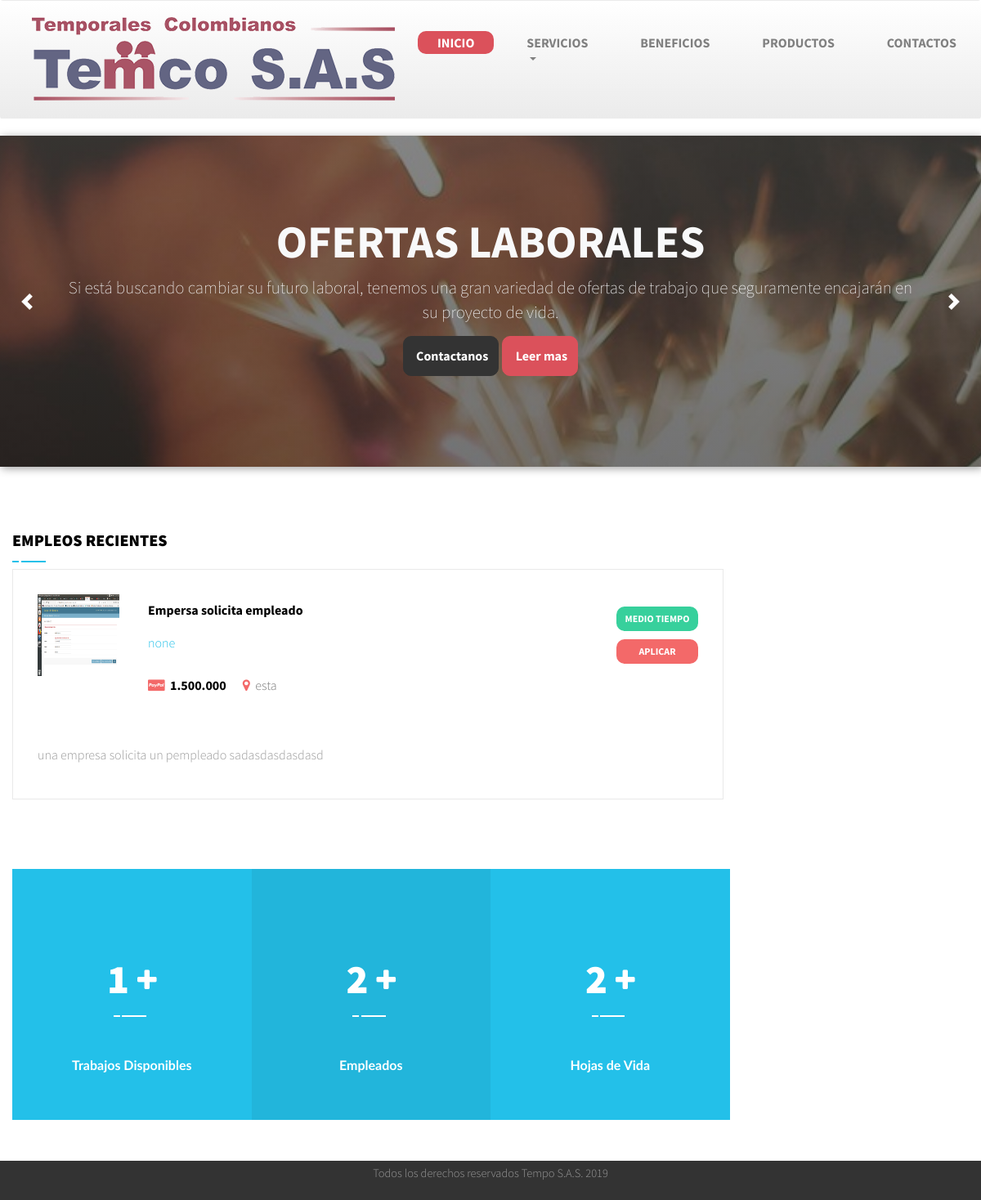
Page /trabajo on the committed database.
### main/models.py (models this page shows, shortened)
class Trabajo(models.Model):
	HALF_TIME = 'Medio Tiempo'
	COMPLITE_TIME = 'Tiempo completo'
	CHOICES = (
		(HALF_TIME, 'Medio Tiempo'),
		(COMPLITE_TIME, 'Tiempo completo'),
	)
	titulo 		= models.CharField(max_length=70)
	subtitulo 	= models.CharField(max_length=70)
	descripcion = models.TextField()
	tipo 		= models.CharField(max_length=20, choices=CHOICES, default=COMPLITE_TIME)
	salario 	= models.CharField(max_length=20)
	fecha 		= models.DateTimeField('Fecha de Guardado')
	direccion 	= models.CharField(max_length=70)
	imagen 		= models.ImageField(upload_to='media', default='no_image')

### main/views.py (the view)
# urls.py: path('trabajo', views.trabajo, name='trabajo'),
def trabajo(request):
	context = {}
	context['trabajos'] = Trabajo.objects.all()
	context['empleados'] = 		len(Empleado.objects.all())
	context['numeroTrabajos'] = len(context['trabajos'])
	context['hojas'] = 			len(Curriculum.objects.all())
	return render(request, 'main/trabajo.html', context)

### main/templates/main/trabajo.html (shortened to what this page needs)
<!DOCTYPE html>
<html lang="en">
<head>
        {%load static from staticfiles %}
    <link rel="stylesheet" type="text/css" href="{% static './main/css/animate.css' %}" />
    <link rel="stylesheet" type="text/css" href="{% static './main/css/bootstrap.css' %}" />
    <link rel="stylesheet" type="text/css" href="{% static './main/css/font-awesome.css' %}" />
    <link rel="stylesheet" type="text/css" href="{% static './main/css/fonts.css' %}" />
    <link rel="stylesheet" type="text/css" href="{% static './main/css/reset.css' %}" />
    <link rel="stylesheet" type="text/css" href="{% static './main/css/owl.carousel.css' %}" />
    <link rel="stylesheet" type="text/css" href="{% static './main/css/owl.theme.default.css' %}" />
    <link rel="stylesheet" type="text/css" href="{% static './main/css/flaticon.css' %}" />
    <link rel="stylesheet" type="text/css" href="{% static './main/css/style.css' %}" />
    <link rel="stylesheet" type="text/css" href="{% static './main/css/responsive.css' %}" />
        <link rel="stylesheet" href="{% static './main/css/styles.css' %}">
        <link href="https://maxcdn.bootstrapcdn.com/font-awesome/4.7.0/css/font-awesome.min.css" rel="stylesheet">
</head>
<body>
        <nav class="navbar navbar-expand-md navbar-dark">
            <div class="container">
                <img title="Temco SAS" class="img-responsive" alt="Logo" src="{% static './main/images/header/logo.png' %}">
                <div class="collapse navbar-collapse" id="mainNavbar">
                    <ul class="navbar-nav mr-auto justify-content-end">
                        <li class="nav-item active">
                                <a class="nav-link" href="/">Inicio<span class="sr-only">(current)</span></a>
                        </li>
                        <li class="nav-item dropdown">
                                    <a class="nav-link dropdown-toggle" data-toggle="dropdown" href="#" role="button" aria-haspopup="true" aria-expanded="false">Servicios</a>
                        </li>
                        <li class="nav-item">
                                <a class="nav-link" href="#">Beneficios</a>
                        </li>
                        <li class="nav-item">
                                <a class="nav-link" href="#">Productos</a>
                        </li>
                        {% if user.is_authenticated %}
                        <li class="nav-item">
                                <a class="nav-link" href="/perfil">Perfil</a>
                        </li>
                        <li class="has-children">
                            <div class="jp_top_header_right_cont">
                                <li><a href="{% url 'logout' %}"><i class="fa fa-sign-in"></i>&nbsp; LOGOUT</a></li>
                            </div>
                        </li>
                        {% else %}
                        <li class="nav-item">
                                <a class="nav-link" href="/contacto">Contactos</a>
                        </li>
                        {% endif%}
                    </ul>
                </div>
            </div>
        </nav>
        <div class="jumbotron-wrap jumbotron-image mb-0">
                <div class="container">
                    <div id="mainCarousel" class="carousel slide" data-ride="carousel">
                        <div class="carousel-inner">
                            <div class="carousel-item active">
                                <div class="jumbotron">
                                    <h1 class="text-center">OFERTAS LABORALES </h1>
                                    <p class="lead text-center">Si está buscando cambiar su futuro laboral, tenemos una gran variedad de ofertas de trabajo que seguramente encajarán en su proyecto de vida.</p>
                                    <p class="lead text-center">
                                        <a href="/contacto" class="btn btn-primary">&nbsp;Contactanos</a>
                                        <a href="/contacto" class="btn btn-secondary">&nbsp;Leer mas</a>
                                    </p>
                                </div>
                            </div>
                        </div>
                        <a class="carousel-control-prev" href="#mainCarousel" role="button" data-slide="prev">
                                <span class="carousel-control-prev-icon" aria-hidden="true"></span>
                        </a>
                        <a class="carousel-control-next" href="#mainCarousel" role="button" data-slide="next">
                                <span class="carousel-control-next-icon" aria-hidden="true"></span>
                        </a>
                    </div>
                </div>
            </div>
    <div class="jp_first_sidebar_main_wrapper">
        <div class="container">
            <div class="row">
                <div class="col-lg-9 col-md-9 col-sm-12 col-xs-12">
                    <div class="row">
                        <div class="col-lg-12 col-md-12 col-sm-12 col-xs-12">
                            <div class="cc_featured_product_main_wrapper">
                                <div class="jp_hiring_heading_wrapper jp_job_post_heading_wrapper">
                                    <h2>Empleos recientes</h2>
                                </div>
                            </div>
                            <div class="tab-content">
                                <div role="tabpanel" class="tab-pane fade in active" id="best">
                                    <div class="ss_featured_products">
                                            <ul>
                                                {%for item in trabajos%}
                                                <div class="jp_job_post_main_wrapper_cont">
                                                    <div class="jp_job_post_main_wrapper">
                                                        <div class="row">
                                                            <div class="col-lg-8 col-md-8 col-sm-8 col-xs-12">
                                                                <div class="jp_job_post_side_img">
                                                                    <img src="{{item.imagen.url}}" alt="post_img"  style="width: 100px; height: 100px;" />
                                                                </div>
                                                                <div class="jp_job_post_right_cont">
                                                                    <h4>{{item.titulo}}</h4>
                                                                    <p>{{item.subtitulo}}</p>
                                                                    <ul>
                                                                        <li><i class="fa fa-cc-paypal"></i>&nbsp; {{item.salario}}</li>
                                                                        <li><i class="fa fa-map-marker"></i>&nbsp; {{item.direccion}}</li>
                                                                    </ul>
                                                                </div>
                                                            </div>
                                                            <div class="col-lg-4 col-md-4 col-sm-4 col-xs-12">
                                                                <div class="jp_job_post_right_btn_wrapper">
                                                                    <ul>
                                                                        <li><a href="#">{{item.tipo}}</a></li>
                                                                        <li><a href="/contacto"><div class="custom-input">
                                                                                <span>Aplicar</span>
                                                                            </div></a></li>
                                                                    </ul>
                                                                </div>
                                                            </div>
                                                        </div>
                                                    </div>
                                                    <div class="jp_job_post_keyword_wrapper">
                                                        <p>{{item.descripcion}}</p>
                                                    </div>
                                                </div>
                                                {%endfor%}
                                            </ul>
                                    </div>
                                </div>
                        </div>
                        <div class="col-lg-12 col-md-12 col-sm-12 col-xs-12">
                        </div>
                    </div>
                </div>
            </div>
        </div>
    </div>
    <div class="jp_counter_main_wrapper">
        <div class="container">
            <div class="gc_counter_cont_wrapper">
                <div class="count-description">
                    <span class="timer">{{numeroTrabajos}}</span><i class="fa fa-plus"></i>
                    <h5 class="con1">Trabajos Disponibles</h5>
                </div>
            </div>
            <div class="gc_counter_cont_wrapper2">
                <div class="count-description">
                    <span class="timer">{{empleados}}</span><i class="fa fa-plus"></i>
                    <h5 class="con2">Empleados</h5>
                </div>
            </div>
            <div class="gc_counter_cont_wrapper3">
                <div class="count-description">
                    <span class="timer">{{hojas}}</span><i class="fa fa-plus"></i>
                    <h5 class="con3">Hojas de Vida</h5>
                </div>
            </div>
        </div>
    </div>
    <div >
        <div class="jp_footer_main_wrapper">
            <footer class="footer">
                <p style="text-align: center;">Todos los derechos reservados Tempo S.A.S. 2019</p>
             </footer>
        </div>
    </div>
</body>
</html>

### rows in the picture
Trabajo: imagen (picture), titulo "Empersa solicita empleado", subtitulo "none", salario "1.500.000", direccion "esta", tipo "MEDIO TIEMPO", descripcion "una empresa solicita un pempleado sadasdasdasdasd"

### other values in the picture
{{ numeroTrabajos }} "1"
{{ empleados }} "2"
{{ hojas }} "2"
